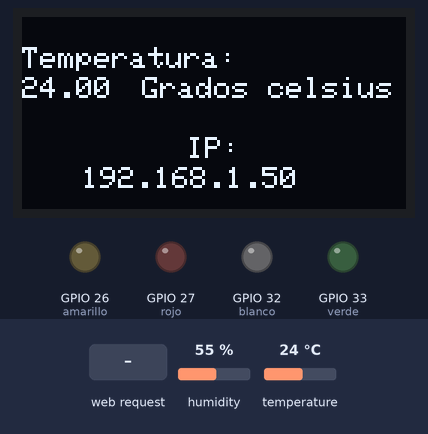
A sketch run on a simulated ESP32. Shown: 128×64 one-colour display, output pins drawn as LEDs (lit = HIGH). Inputs (shaded band) come from the test bench; at power-on: humidity 55 %, temperature 24 °C. WiFi joins after 1.5 s; servers stay silent unless stated; what the sketch prints to the serial monitor is not drawn.

Above: at 4.7 s.
4.8 s: HTTP request GET /onV received
At 5.3 s:
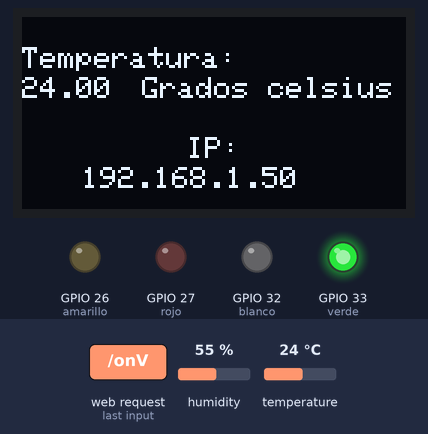
6.3 s: HTTP request GET /onB received
At 7.5 s:
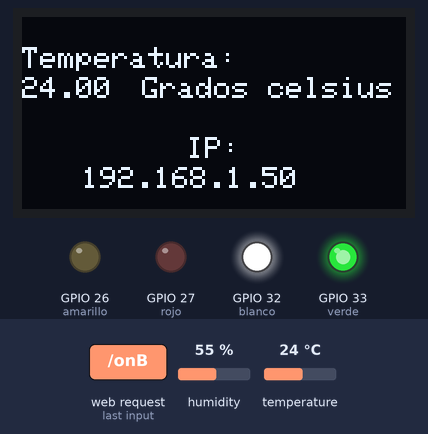
7.8 s: HTTP request GET /offV received
At 8.8 s:
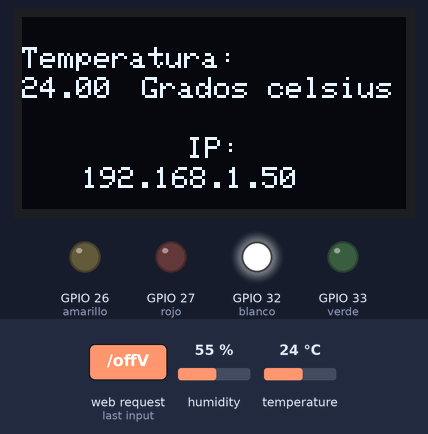
9.3 s: HTTP request GET /onR received
At 10.0 s:
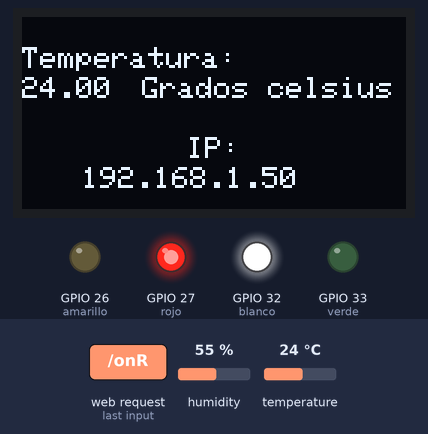
10.8 s: HTTP request GET /offB received
At 12.0 s:
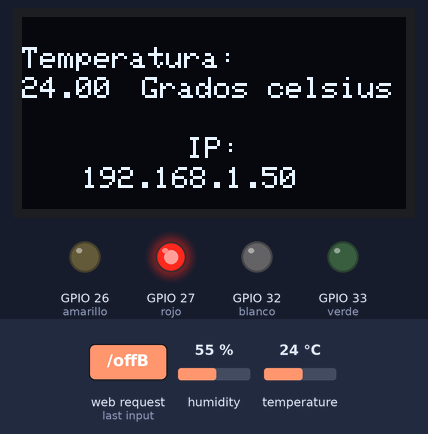
12.3 s: HTTP request GET /onA received
At 13.4 s:
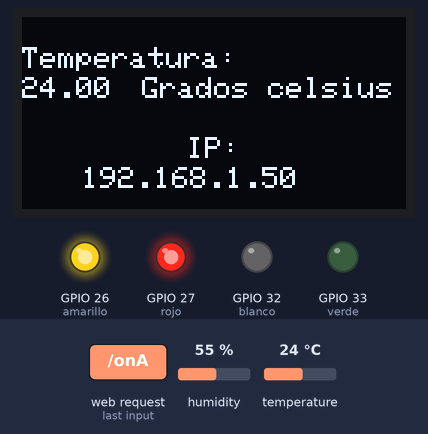
Timing chart, 0 to 14.8 s (numbered marks = the images above; inputs shaded):
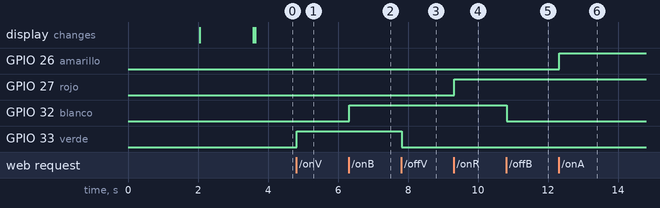

The sketch:

esp32_x_web_server_x_oled_LCD.ino
```cpp
#include <WiFi.h>
#include <Wire.h>
#include <Adafruit_GFX.h>
#include <Adafruit_SSD1306.h>
#include <DHT.h>
#include "ESPAsyncWebServer.h"
#include <Adafruit_Sensor.h>


#define SCREEN_WIDTH 128 // OLED display width, in pixels
#define SCREEN_HEIGHT 64 // OLED display height, in pixels

#define DHTPIN 15
#define DHTTYPE DHT11

Adafruit_SSD1306 display(SCREEN_WIDTH, SCREEN_HEIGHT, &Wire, -1);
//------------------Servidor Web en puerto 80---------------------

WiFiServer server(80);

//---------------------Credenciales de WiFi-----------------------

const char* ssid     = "MALUPONTON";
const char* password = "Paulette20";

//---------------------VARIABLES GLOBALES-------------------------
int contconexion = 0;

String header; // Variable para guardar el HTTP request

String estadoSalida = "off";

const int verde = 33;
const int blanco =32;
const int rojo =27;
const int amarillo =26;

//------------------------CODIGO HTML------------------------------
String pagina = "<!DOCTYPE html>"
"<html>"

"<head>"
    "<meta charset='UTF-8'>"
    "<meta http-equiv='X-UA-Compatible' content='IE=edge'>"
    "<meta name='viewport' content='width=device-width, initial-scale=1.0'>"
    "<title>Servidor Web ESP32</title>"
    "<link rel='preconnect' href='https://fonts.googleapis.com'>"
    "<link rel='preconnect' href='https://fonts.gstatic.com' crossorigin>"
    "<link href='https://fonts.googleapis.com/css2?family=Open+Sans:ital,wght@0,400;1,700&display=swap' rel='stylesheet'>"
    "<style>"
        ".button{"
            "border:none;"
            "outline: none;"
            "padding: 10px 15px;"
            "cursor: pointer;"
            "border-radius: 5px;"
            "color: white;"
            "width: 150px;"
            "transition: 0.2s;"
        "}"
        ".verde{"
            "background-color: chartreuse;"
        "}"
        ".rojo{"
            "background-color: crimson;"
        "}"
        ".blanco{"
            "background-color: darkgrey;"
        "}"
        ".amarillo{"
            "background-color: yellow;"
            "color: black;"

        "}"
        "body{"
            "color: white;"
            "background: rgb(2,0,36);"
            "background: linear-gradient(180deg, rgba(45,81,228,1) 50%, rgba(0,212,255,1) 100%);"
            "display: flex;"
            "flex-direction: column;"
            "justify-content: center;"
            "width: 100vw;"
            "align-items: center;"
            "font-family: 'Open Sans', sans-serif;"
            "font-weight: 700;"
            "font-style: italic;"
        "}"
    "</style>"
"</head>"

"<body>"

    "<h1>Servidor Web ESP32</h1>"

    "<h2>Foco Verde</h2>"
    "<p><a href='/onV'><button class='button verde'>ON</button></a></p>"
    "<p><a href='/offV'><button class='button verde'>OFF</button></a></p>"
    "<div></div>"
    "<h2>Foco Blanco</h2>"
    "<p><a href='/onB'><button class='button blanco'>ON</button></a></p>"
    "<p><a href='/offB'><button class='button blanco'>OFF</button></a></p>"
    "<div></div>"
    "<h2>Foco Rojo</h2>"
    "<p><a href='/onR'><button class='button rojo'>ON</button></a></p>"
    "<p><a href='/offR'><button class='button rojo'>OFF</button></a></p>"
    "<div></div>"
    "<h2>Foco Amarillo</h2>"
    "<p><a href='/onA'><button class='button amarillo'>ON</button></a></p>"
    "<p><a href='/offA'><button class='button amarillo'>OFF</button></a></p>"

"</body>"

"</html>";


DHT dht(DHTPIN, DHTTYPE);

//---------------------------SETUP--------------------------------
void setup() {
  Serial.begin(115200);
  Serial.println("");
  dht.begin();
  pinMode(verde, OUTPUT);
  pinMode(blanco, OUTPUT);
  pinMode(rojo, OUTPUT);
  pinMode(amarillo, OUTPUT);
  digitalWrite(verde, LOW);
  digitalWrite(blanco, LOW);
  digitalWrite(rojo, LOW);
  digitalWrite(amarillo, LOW);

  if(!display.begin(SSD1306_SWITCHCAPVCC, 0x3C)) { // Address 0x3D for 128x64
    Serial.println(F("SSD1306 allocation failed"));
    for(;;);
  }
  delay(2000);
  display.clearDisplay();

  display.setTextSize(1.5);
  display.setTextColor(WHITE);
  display.setCursor(0, 10);

  display.println("Conectando...");
  display.display();


  // Conexión WIFI
  WiFi.begin(ssid, password);
  //Cuenta hasta 50 si no se puede conectar lo cancela
  while (WiFi.status() != WL_CONNECTED and contconexion <50) {
    ++contconexion;
    delay(500);
    Serial.print(".");
  }
  if (contconexion <50) {

      Serial.println("");
      Serial.println("WiFi conectado");
      display.clearDisplay();
      display.println(WiFi.localIP());
      display.display();
      server.begin(); // iniciamos el servidor
  }
  else {
      Serial.println("");
      Serial.println("Error de conexion");
  }
}

//----------------------------LOOP----------------------------------

void loop(){
  float h = dht.readHumidity();
  // Leemos la temperatura en grados centígrados (por defecto)
  float t = dht.readTemperature();
  // Leemos la temperatura en grados Fahreheit
  float f = dht.readTemperature(true);

  if (isnan(h) || isnan(t) || isnan(f)) {
    Serial.println("Error obteniendo los datos del sensor DHT11");
    return;
  }

  display.clearDisplay();
  display.setCursor(0, 10);
  display.println("Temperatura: ");
  display.setCursor(0, 20);
  display.println(t);
  display.setCursor(40, 20);
  display.println("Grados celsius");
  display.setCursor(55, 40);
  display.setTextSize(1);
  display.println("IP: ");
  display.setCursor(20, 50);
  display.println(WiFi.localIP());
  display.display();
  WiFiClient client = server.available();   // Escucha a los clientes entrantes

  if (client) {                             // Si se conecta un nuevo cliente
    Serial.println("New Client.");          //
    String currentLine = "";                //
    while (client.connected()) {            // loop mientras el cliente está conectado
      if (client.available()) {             // si hay bytes para leer desde el cliente
        char c = client.read();             // lee un byte
        Serial.write(c);                    // imprime ese byte en el monitor serial
        header += c;
        if (c == '\n') {                    // si el byte es un caracter de salto de linea
          // si la nueva linea está en blanco significa que es el fin del
          // HTTP request del cliente, entonces respondemos:
          if (currentLine.length() == 0) {
            client.println("HTTP/1.1 200 OK");
            client.println("Content-type:text/html");
            client.println("Connection: close");
            client.println();

            // enciende y apaga el GPIO
            if (header.indexOf("GET /onV") >= 0) {
              Serial.println("GPIO onV");
              estadoSalida = "on";
              digitalWrite(verde, HIGH);
            } else if (header.indexOf("GET /offV") >= 0) {
              Serial.println("GPIO offV");
              estadoSalida = "off";
              digitalWrite(verde, LOW);
            } else if (header.indexOf("GET /onB") >= 0) {
              Serial.println("GPIO onB");
              estadoSalida = "on";
              digitalWrite(blanco, HIGH);
            } else if (header.indexOf("GET /offB") >= 0) {
              Serial.println("GPIO off");
              estadoSalida = "offB";
              digitalWrite(blanco, LOW);
            } else if (header.indexOf("GET /onR") >= 0) {
              Serial.println("GPIO onR");
              estadoSalida = "on";
              digitalWrite(rojo, HIGH);
            } else if (header.indexOf("GET /offR") >= 0) {
              Serial.println("GPIO offR");
              estadoSalida = "off";
              digitalWrite(rojo, LOW);
            } else if (header.indexOf("GET /onA") >= 0) {
              Serial.println("GPIO onA");
              estadoSalida = "on";
              digitalWrite(amarillo, HIGH);
            } else if (header.indexOf("GET /offA") >= 0) {
              Serial.println("GPIO off");
              estadoSalida = "offA";
              digitalWrite(amarillo, LOW);
            }


            // Muestra la página web
            client.println(pagina);

            // la respuesta HTTP temina con una linea en blanco
            client.println();
            break;
          } else { // si tenemos una nueva linea limpiamos currentLine
            currentLine = "";
          }
        } else if (c != '\r') {  // si C es distinto al caracter de retorno de carro
          currentLine += c;      // lo agrega al final de currentLine
        }
      }
    }
    // Limpiamos la variable header
    header = "";
    // Cerramos la conexión
    client.stop();
    Serial.println("Client disconnected.");
    Serial.println("");
  }
}
```

Measured:
- after the input at 4.8 s, GPIO 33 (verde): LOW → HIGH at once
- after the input at 6.3 s, GPIO 32 (blanco): LOW → HIGH at once
- after the input at 7.8 s, GPIO 33 (verde): HIGH → LOW at once
- after the input at 9.3 s, GPIO 27 (rojo): LOW → HIGH at once
- after the input at 10.8 s, GPIO 32 (blanco): HIGH → LOW at once
- after the input at 12.3 s, GPIO 26 (amarillo): LOW → HIGH at once
